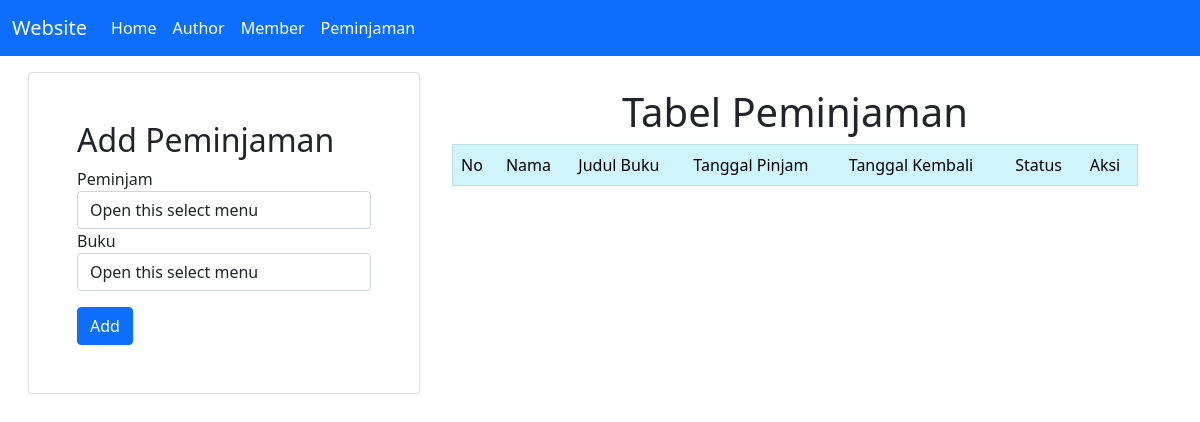
Page /peminjaman.php on the earlier database version.
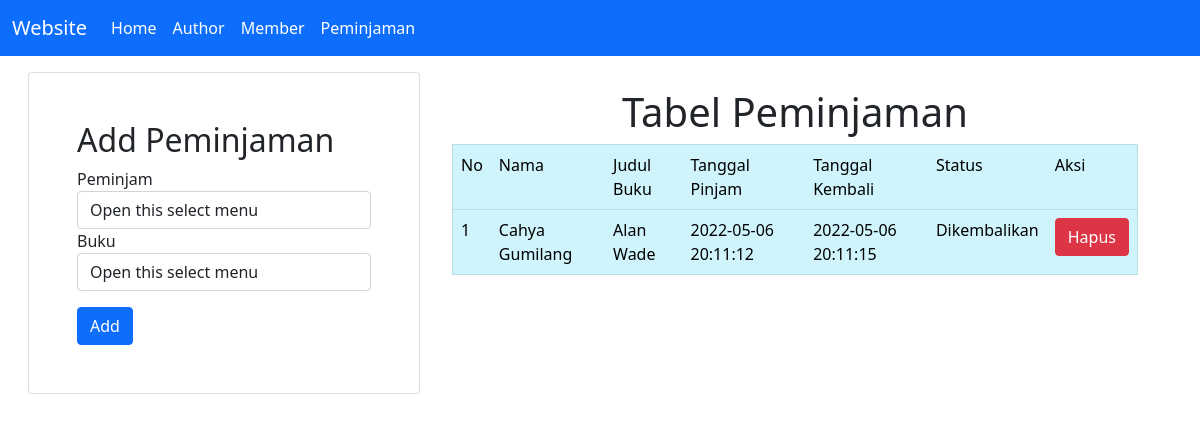
Same page on the later database version.
### tables this page shows
CREATE TABLE `peminjaman` (
  `id` int(11) NOT NULL AUTO_INCREMENT,
  `tanggal_pinjam` datetime NOT NULL,
  `tanggal_kembali` datetime DEFAULT NULL,
  `id_buku` int(11) NOT NULL,
  `nim` varchar(50) NOT NULL,
  PRIMARY KEY (`id`),
  KEY `nim` (`nim`),
  KEY `id_buku` (`id_buku`),
  CONSTRAINT `peminjaman_ibfk_1` FOREIGN KEY (`nim`) REFERENCES `member` (`nim`) ON DELETE CASCADE,
  CONSTRAINT `peminjaman_ibfk_2` FOREIGN KEY (`id_buku`) REFERENCES `buku` (`id_buku`) ON DELETE CASCADE
);

CREATE TABLE `member` (
  `nim` varchar(50) NOT NULL,
  `nama` varchar(100) NOT NULL,
  `jurusan` varchar(100) NOT NULL,
  PRIMARY KEY (`nim`)
);

CREATE TABLE `buku` (
  `id_buku` int(11) NOT NULL AUTO_INCREMENT,
  `judul_buku` varchar(100) NOT NULL,
  `penerbit` varchar(100) NOT NULL,
  `deskripsi` text NOT NULL,
  `status` varchar(50) NOT NULL,
  `id_author` int(11) NOT NULL,
  PRIMARY KEY (`id_buku`),
  KEY `id_author` (`id_author`),
  CONSTRAINT `buku_ibfk_1` FOREIGN KEY (`id_author`) REFERENCES `author` (`id_author`) ON DELETE CASCADE ON UPDATE CASCADE
);

### includes/DB.class.php (called while the page is built, shortened)
<?php
class DB
{
    var $db_host = "";
    var $db_user = "";
    var $db_pass = "";
    var $db_name = "";
    var $db_link = null;
    var $result = null;
    function __construct($db_host = '', $db_user = '', $db_pass = '', $db_name = '')
    {
        $this->db_host = $db_host;
        $this->db_user = $db_user;
        $this->db_pass = $db_pass;
        $this->db_name = $db_name;
    }
    function open()
    {
        $this->db_link = mysqli_connect($this->db_host, $this->db_user, $this->db_pass, $this->db_name);
    }
    function execute($query = "")
    {
        $this->result = mysqli_query($this->db_link, $query);
        return $this->result;
    }
    function getResult()
    {
        return mysqli_fetch_array($this->result);
    }
}
?>

### includes/Peminjaman.class.php (called while the page is built, shortened)
<?php
class Peminjaman extends DB
{
    function getPeminjaman($nim = "")
    {
        if ($nim == "") {
            $query = "SELECT * FROM peminjaman";
            return $this->execute($query);
        }
        $query = "SELECT * FROM peminjaman WHERE nim='$nim'";
        return $this->execute($query);
    }
}

### includes/Member.class.php (called while the page is built, shortened)
<?php
class Member extends DB
{
    function getMember($nim = "")
    {
        if ($nim == "") {
            $query = "SELECT * FROM member";
            return $this->execute($query);
        }
        $query = "SELECT * FROM member WHERE nim='$nim'";
        return $this->execute($query);
    }
}

### conf.php (called while the page is built)
<?php
$db_host = "localhost";
$db_user = "root";
$db_pass = "";
$db_name = "db_perpustakaan";
?>

### includes/Buku.class.php (called while the page is built, shortened)
<?php
class Buku extends DB
{
    function getBuku()
    {
        $query = "SELECT * FROM buku";
        return $this->execute($query);
    }
}
?>

### peminjaman.php (the view, shortened to what this page needs)
<?php
include("conf.php");
include("includes/DB.class.php");
include("includes/Buku.class.php");
include("includes/Peminjaman.class.php");
include("includes/Member.class.php");
$buku = new Buku($db_host, $db_user, $db_pass, $db_name);
$buku->open();
$buku->getBuku();
$member = new Member($db_host, $db_user, $db_pass, $db_name);
$member->open();
$member->getMember();
$peminjaman = new Peminjaman($db_host, $db_user, $db_pass, $db_name);
$peminjaman->open();
$peminjaman->getPeminjaman();
$data = null;
$dataBuku = null;
$dataMember = null;
$no = 1;
while (list($id, $judul) = $buku->getResult()) {
    $dataBuku .= "<option value='".$id."'>".$judul."</option>
                ";
}
while (list($nim, $nama) = $member->getResult()) {
    $dataMember .= "<option value='".$nim."'>".$nama."</option>
                ";
}
while (list($id, $tanggal_pinjam, $tanggal_kembali, $id_buku, $nim) = $peminjaman->getResult()) {
    $member->getMember($nim);
    list($res_nim, $res_nama) = $member->getResult();
    $buku->getBuku($id_buku);
    list($res_id_buku, $res_judul) = $buku->getResult();
    if ($tanggal_kembali) {
        $data .= "<tr>
            <td>" . $no++ . "</td>
            <td>" . $res_nama . "</td>
            <td>" . $res_judul . "</td>
            <td>" . $tanggal_pinjam. "</td>
            <td>" . $tanggal_kembali. "</td>
            <td>" . "Dikembalikan" . "</td>
            <td>
            <a href='peminjaman.php?id_delete=" . $id .  "' class='btn btn-danger' '>Hapus</a>
            </td>
            </tr>";
    }
}

Differences in the rows shown:
added peminjaman: nim.nama "Cahya Gumilang", buku.judul_buku "Alan Wade", tanggal_pinjam "2022-05-06 20:11:12", tanggal_kembali "2022-05-06 20:11:15"
